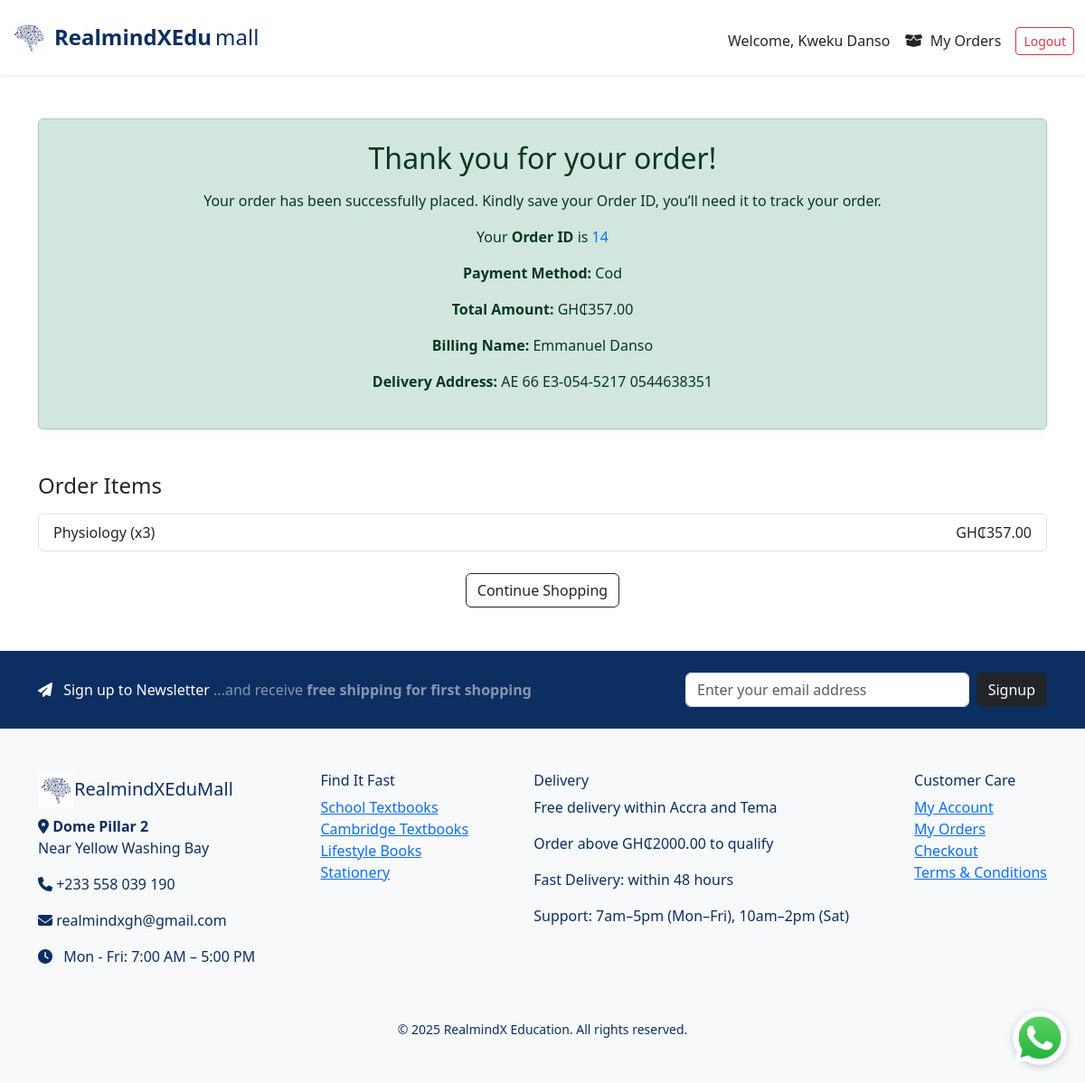
The app's page /order-success/14 (signed in) with its own data.
### e_commerce/models/user.py (models this page shows, shortened)
class User(UserMixin, db.Model):
    __tablename__ = 'user'
    id = db.Column(db.Integer, primary_key=True)
    username = db.Column(db.String(80), unique=True, nullable=False)
    email = db.Column(db.String(120), unique=True, nullable=False)
    password = db.Column(db.String(200), nullable=False)
    date_joined = db.Column(db.DateTime, server_default=db.func.now())

### e_commerce/models/order.py (models this page shows)
class Order(db.Model):
    id = db.Column(db.Integer, primary_key=True)
    user_id = db.Column(db.Integer, db.ForeignKey('user.id'), nullable=True)
    full_name = db.Column(db.String(120), nullable=False)
    email = db.Column(db.String(120), nullable=False)
    address = db.Column(db.Text, nullable=False)
    total_amount = db.Column(db.Float, nullable=False)
    payment_method = db.Column(db.String(50), nullable=False)
    status = db.Column(db.String(50), default='pending')  # pending, paid, cod, failed
    date_created = db.Column(db.DateTime, default=datetime.utcnow)
    items = db.relationship('OrderItem', backref='order', lazy=True)

class OrderItem(db.Model):
    id = db.Column(db.Integer, primary_key=True)
    order_id = db.Column(db.Integer, db.ForeignKey('order.id'), nullable=False)
    product_id = db.Column(db.Integer, db.ForeignKey('product.id'), nullable=False)
    quantity = db.Column(db.Integer, nullable=False)
    price = db.Column(db.Float, nullable=False)

### e_commerce/models/products.py (models this page shows, shortened)
class Product(db.Model):
    __tablename__ = 'product'  # Optional, but makes FK references safer
    id = db.Column(db.Integer, primary_key=True)
    name = db.Column(db.String(120), nullable=False)
    description = db.Column(db.Text, nullable=False)
    price = db.Column(db.Float, nullable=False)
    discount_percentage = db.Column(db.Float, default=0.0)
    image_filename = db.Column(db.String(120))
    in_stock = db.Column(db.Boolean, default=True)
    date_created = db.Column(db.DateTime, default=datetime.utcnow)
    author = db.Column(db.String(120), nullable=True)
    brand = db.Column(db.String(120), nullable=True)
    grade = db.Column(db.String(50), nullable=True)
    level = db.Column(db.String(50), nullable=True)
    subject = db.Column(db.String(100), nullable=True)
    ratings = db.relationship('ProductRating', back_populates='product', lazy=True)
    category_id = db.Column(db.Integer, db.ForeignKey('category.id'))
    category = db.relationship('Category', back_populates='products')
    order_items = db.relationship('OrderItem', backref='product', lazy=True)

### e_commerce/routes/main_routes.py (the view)
@main_bp.route('/order-success/<int:order_id>')
@login_required
def order_success(order_id):
    order = Order.query.get_or_404(order_id)
    return render_template('order_success.html', order=order)

### e_commerce/templates/order_success.html (shortened to what this page needs)
{% extends "index.html" %}
{% block content %}
<div class="container my-5">
  <div class="alert alert-success text-center p-4 shadow-sm rounded">
    <h2 class="mb-3">Thank you for your order!</h2>
    <p>Your order has been successfully placed. Kindly save your Order ID, you’ll need it to track your order.</p>
    <p>Your <strong>Order ID</strong> is <span class="text-primary">{{ order.id }}</span></p>
    <p><strong>Payment Method:</strong> {{ order.payment_method|capitalize }}</p>
    <p><strong>Total Amount:</strong> GH₵{{ '%.2f'|format(order.total_amount) }}</p>
    <p><strong>Billing Name:</strong> {{ order.full_name }}</p>
    <p><strong>Delivery Address:</strong> {{ order.address }}</p>
  </div>
  <h4 class="mt-5 mb-3">Order Items</h4>
  <ul class="list-group mb-4">
    {% for item in order.items %}
    <li class="list-group-item d-flex justify-content-between align-items-center">
      {{ item.product.name }} (x{{ item.quantity }})
      <span>GH₵{{ '%.2f'|format(item.price * item.quantity) }}</span>
    </li>
    {% endfor %}
  </ul>
  <div class="text-center">
    <a href="{{ url_for('main.home') }}" class="btn btn-outline-dark">Continue Shopping</a>
  </div>
</div>
{% endblock %}

### e_commerce/templates/index.html (shortened to what this page needs)
<!DOCTYPE html>
<html lang="en">
<head>
  <link href="https://cdn.jsdelivr.net/npm/bootstrap@5.3.3/dist/css/bootstrap.min.css" rel="stylesheet">
  <link rel="stylesheet" href="https://cdnjs.cloudflare.com/ajax/libs/font-awesome/6.6.0/css/all.min.css">
</head>
<body>
<nav class="navbar navbar-expand-lg navbar-light bg-white shadow-sm py-3">
  <div class="container-fluid">
    <a class="navbar-brand d-flex align-items-center" href="{{ url_for('main.home') }}">
      <img src="{{ url_for('static', filename='images/brain.jpg') }}" alt="Logo" width="40" class="me-2">
      <div class="d-flex align-items-baseline fs-4" style="color: #0C2E60;">
        <strong class="me-1">RealmindXEdu</strong><span>mall</span>
      </div>
    </a>
    <div class="collapse navbar-collapse d-none d-lg-flex justify-content-between mt-2">
      <div class="d-flex align-items-center w-100">
        <div class="d-flex align-items-center ms-auto">
          {% if not current_user.is_authenticated %}
            <a href="{{ url_for('main.contact') }}" class="btn btn-outline-dark me-3"><i></i>Contact</a>
            <a href="{{ url_for('main.track_order') }}" class="btn btn-outline-dark me-3"><i></i>Track your order</a>
            <a href="{{ url_for('main.info') }}" class="btn btn-outline-dark me-3"><i class="fas fa-info-circle me-1"></i> Info</a>
            <a href="{{ url_for('cart.view_cart') }}" class="text-dark position-relative me-3">
              <i class="fas fa-shopping-cart"></i>
              {% if cart_item_count %}
              <span class="position-absolute top-0 start-100 translate-middle badge rounded-pill bg-danger">
                {{ cart_item_count }}
              </span>
              {% endif %}
            </a>
            <a href="{{ url_for('auth.login') }}" class="btn btn-outline-primary btn-sm me-2">Login</a>
            <a href="{{ url_for('auth.user_signup') }}" class="btn btn-primary btn-sm">Signup</a>
          {% else %}
            <span class="me-3">Welcome, {{ current_user.username }}</span>
            <a class="nav-link me-3" href="{{ url_for('main.purchased_products') }}"><i class="fas fa-box-open me-1"></i> My Orders</a>
            <a href="{{ url_for('auth.logout') }}" class="btn btn-outline-danger btn-sm">Logout</a>
          {% endif %}
        </div>
      </div>
    </div>
  </div>
</nav>
<main>
  {% block content %}{% endblock %}
</main>
<section class="text-white py-4" style="background-color: #0C2E60;">
  <div class="container d-flex flex-column flex-md-row justify-content-between align-items-center">
    <p class="mb-3 mb-md-0 fs-6">
      <i class="fas fa-paper-plane me-2"></i> Sign up to Newsletter
      <span class="text-white-50">...and receive <strong>free shipping for first shopping</strong></span>
    </p>
    <form method="POST" action="{{ url_for('main.subscribe_newsletter') }}" class="d-flex" style="max-width: 400px; width: 100%;">
      <input type="email" name="email" class="form-control me-2" placeholder="Enter your email address" required>
      <button class="btn btn-dark" type="submit">Signup</button>
    </form>
  </div>
</section>
<footer class="bg-light py-5" style="color: #0C2E60;">
  <div class="container d-flex flex-wrap justify-content-between">
    <div class="mb-4">
      <h5><img src="{{ url_for('static', filename='images/brain.jpg') }}" width="40"><span style="color: #0C2E60;">RealmindXEduMall</span></h5>
      <p><i class="fa fa-map-marker-alt"></i> <strong>Dome Pillar 2</strong><br>Near Yellow Washing Bay</p>
      <p><i class="fa fa-phone"></i> +233 558 039 190</p>
      <p><i class="fa fa-envelope"></i> realmindxgh@gmail.com</p>
      <p><i class="fa fa-clock me-2"></i> Mon - Fri: 7:00 AM – 5:00 PM</p>
    </div>
    <div>
      <h6>Find It Fast</h6>
      <ul class="list-unstyled">
        <li><a href="#">School Textbooks</a></li>
        <li><a href="#">Cambridge Textbooks</a></li>
        <li><a href="#">Lifestyle Books</a></li>
        <li><a href="#">Stationery</a></li>
      </ul>
    </div>
    <div>
      <h6>Delivery</h6>
      <p>Free delivery within Accra and Tema</p>
      <p>Order above GH₵2000.00 to qualify</p>
      <p>Fast Delivery: within 48 hours</p>
      <p>Support: 7am–5pm (Mon–Fri), 10am–2pm (Sat)</p>
    </div>
    <div>
      <h6>Customer Care</h6>
      <ul class="list-unstyled">
        <li><a href="{{ url_for('auth.login') }}">My Account</a></li>
        <li><a href="{{ url_for('auth.login') }}">My Orders</a></li>
        <li><a href="{{ url_for('auth.login') }}">Checkout</a></li>
        <li><a href="#">Terms & Conditions</a></li>
      </ul>
    </div>
  </div>
  <div class="text-center mt-3">
    <small id="copyright"></small>
  </div>
</footer>
<a href="https://wa.me/233558099689" class="whatsapp-float" target="_blank" style="position: fixed;
  bottom: 20px;
  right: 20px;
  z-index: 9999;
  background-color: transparent;
  border-radius: 50%;
  box-shadow: 0 2px 8px rgba(0,0,0,0.2);
  transition: transform 0.2s ease-in-out;">
    <img src="{{ url_for('static', filename='images/whatsapp.png') }}" alt="WhatsApp" width="60">
</a>
</body>
</html>

### records on screen
User: username "Kweku Danso"
Order: id "14", payment_method "Cod", total_amount "357.00", full_name "Emmanuel Danso", address "AE 66 E3-054-5217 0544638351"
OrderItem: product.name "Physiology", quantity "3", item.price*item.quantity "357.00"
